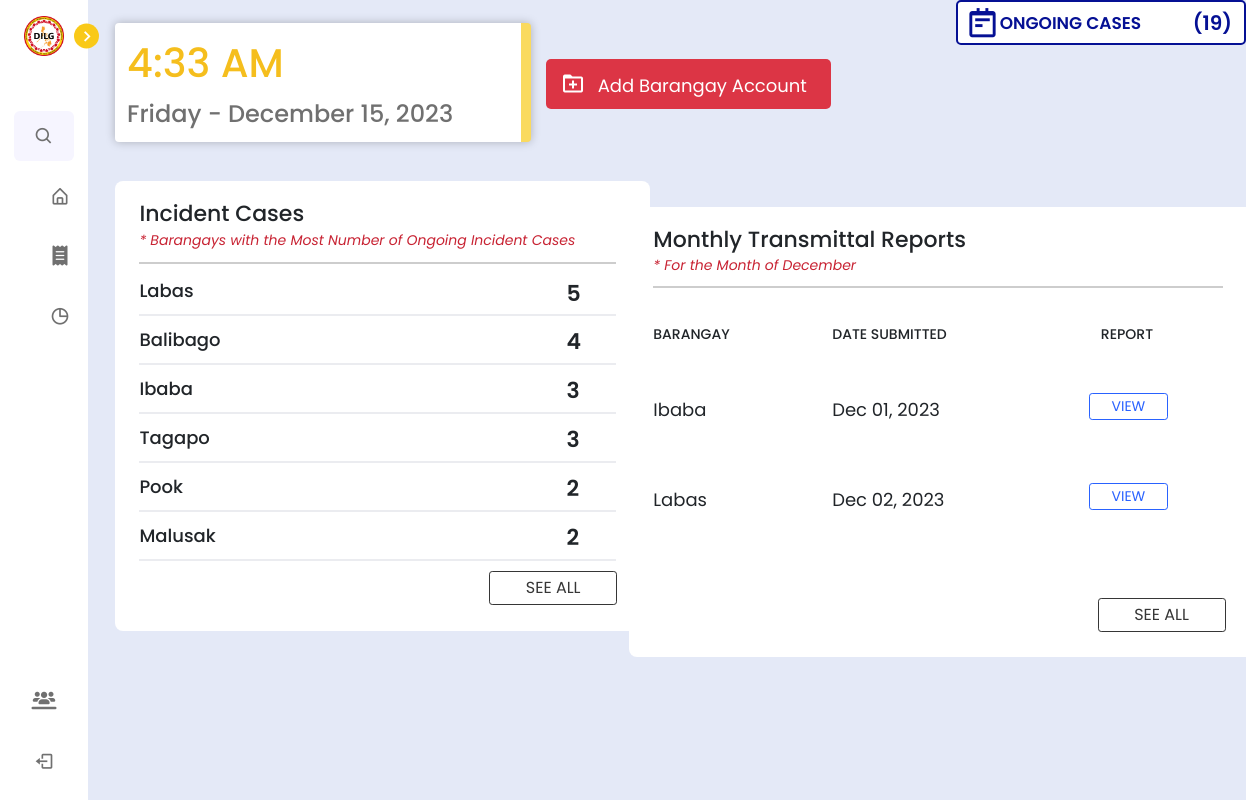
The app's page /dilg/home.php (signed in), older data.
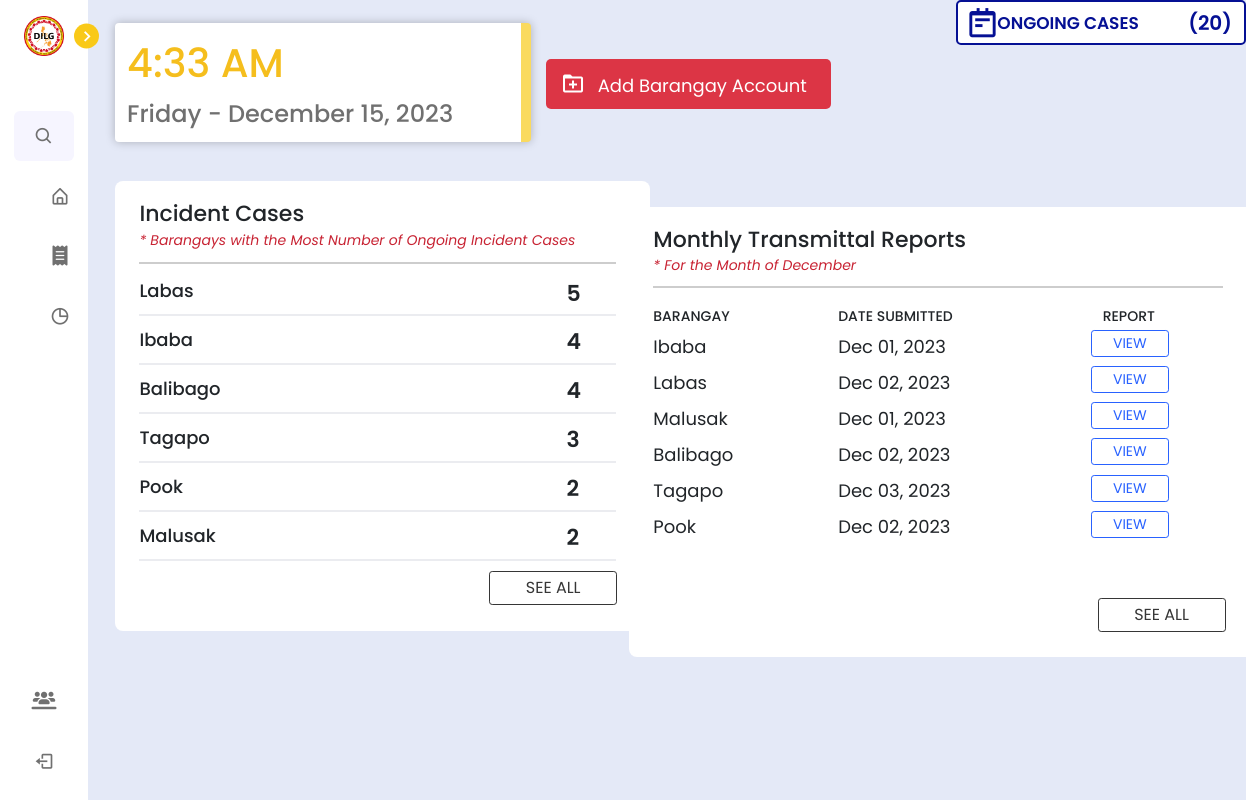
The same page, newer data.
### tables this page shows
CREATE TABLE `monthly_reports` (
  `monthlyReport_id` int(11) NOT NULL,
  `generate_report` varchar(50) DEFAULT NULL,
  `timestamp` timestamp NOT NULL DEFAULT current_timestamp(),
  `lupon_id` int(11) NOT NULL,
  `submitter_first_name` varchar(50) NOT NULL,
  `submitter_last_name` varchar(50) NOT NULL,
  `pb_id` int(11) NOT NULL
);

CREATE TABLE `pb_accounts` (
  `pb_id` int(11) NOT NULL,
  `account_id` int(11) NOT NULL,
  `barangay` varchar(255) NOT NULL,
  `barangay_captain` varchar(255) DEFAULT NULL,
  `email_address` varchar(255) NOT NULL,
  `password` varchar(255) NOT NULL,
  `signature_image` mediumblob DEFAULT NULL,
  `created_at` timestamp NOT NULL DEFAULT current_timestamp(),
  `account_status` varchar(50) DEFAULT 'active',
  `login_attempts` int(11) NOT NULL DEFAULT 0,
  `last_failed_attempt` datetime DEFAULT NULL
);

### dilg/home.php (the view, shortened to what this page needs)
<?php
include '../config.php';
$currentMonth = date("F");
?>
<!DOCTYPE html>
<html lang="en">
<head>
    <link href='https://unpkg.com/boxicons@2.1.1/css/boxicons.min.css' rel='stylesheet'>
    <link rel="stylesheet" href="https://cdnjs.cloudflare.com/ajax/libs/font-awesome/6.4.2/css/all.min.css" />
    <link rel="stylesheet" href="../node_modules/bootstrap/dist/css/bootstrap.min.css">
    <link rel="stylesheet" href="../css/dilg.css">
</head>
<body>
    <nav class="sidebar close">
        <header>
            <div class="image-text">
                <span class="image">
                    <img src="../images/logo.png">
                </span>
            </div>
            <i class='bx bx-chevron-right toggle'></i>
        </header>
        <div class="menu-bar">
            <div class="menu">
            <li class="search-box">
                <i class='bx bx-search icon'></i>
            </li>
                    <li class="nav-link">
                        <a href="home.php">
                            <i class='bx bx-home-alt icon' ></i>
                        </a>
                    </li>
                    <li class="nav-link">
                        <a href="transmittal_reports.php">
                        <i class="fa-solid fa-receipt icon"></i>
                        </a>
                    </li>
                    <li class="nav-link">
                        <a href="analytics.php">
                            <i class='bx bx-pie-chart-alt icon' ></i>
                        </a>
                    </li>
            </div>
            <div class="bottom-content">
            <li class="">
                <a href="manage_accounts.php">
                <i class="fa-solid fa-users-line icon"></i>
                    </a>
                </li>
                <li class="">
                    <a href="../logout.php">
                        <i class='bx bx-log-out icon' ></i>
                    </a>
                </li>
            </div>
        </div>
    </nav>
    <section class="home" style="margin-top: -1%;">
        <div class="datetime-container" style="display: flex;">
        <div class="datetime mb-3" style="width: 26rem;">
                <div class="time" id="time"></div>
                <div class="date" style="font-size: 24px; width: 24rem;"></div>
            </div>
            <a href="add-barangay-account.php" style="text-decoration: none; margin-left: 1%;"><div class="add-account" style="display: flex; margin-top: 25%;">
                <i class='bx bx-folder-plus'></i>
                <p>Add Barangay Account</p>
            </div></a>
            <?php
$query = "SELECT COUNT(*) AS total_ongoing_cases
FROM `incident_report` AS ir
WHERE NOT EXISTS (
    SELECT 1
    FROM `amicable_settlement` AS amicable
    WHERE ir.incident_case_number = amicable.incident_case_number
)";
        $result = mysqli_query($conn, $query);
        if ($result) {
            $row = mysqli_fetch_assoc($result);
            $totalOngoingCases = $row['total_ongoing_cases'];
        } else {
            $totalOngoingCases = 0;
        }
        ?>
<div class="lupon-online-box">
                    <div class="online" style="display: flex; margin-top: -5px;">
                    <i class='bx bx-notepad' style="font-size: 35px; font-weight: 500; margin-top: -4px; margin-left: -5px;"></i>
                    <p style="margin-top: 1.5px; margin-left: -30px; width: 17rem;">ONGOING CASES</p>
                    <p style="margin-left: 22px; margin-top: -1px; font-weight: 600; font-size: 20px;">(<?php echo $totalOngoingCases ?>)</p>
                    </div>
                </div>
        </div>
        <div class="home-container" style="display: flex;">
        <div class="incident-case-table" style="display: flex; height: 450px; width: 535px;">
    <div class="head-text">
        <p class="incident-case" style="font-size: 22px;">Incident Cases</p>
        <p class="notice-records">* Barangays with the Most Number of Ongoing Incident Cases</p>
        <div class="table-container" style="max-height: 370px; overflow-y: hidden; margin-top: -6%;">
            <hr style="border: 1px solid #3d3d3d; margin: 3px 0; width: 90%; margin-top: 5%">
            <table class="incident-table" style="width: 530px; margin-top: 0.5%;">
            <?php
       $select = mysqli_query($conn, "
       SELECT pb.barangay AS barangay, COUNT(ir.incident_case_number) AS total_cases
       FROM `incident_report` AS ir
       INNER JOIN `lupon_accounts` AS la ON ir.lupon_id = la.lupon_id
       INNER JOIN `pb_accounts` AS pb ON la.pb_id = pb.pb_id
       LEFT JOIN `amicable_settlement` AS amicable ON ir.incident_case_number = amicable.incident_case_number
       WHERE amicable.hearing_id IS NULL
       GROUP BY pb.barangay
       ORDER BY total_cases DESC
   ") or die('query failed');
        while ($row = mysqli_fetch_assoc($select)) {
            echo "<tr>";
            echo "<td style='font-size: 18px; font-weight: 500; border-bottom: 2px solid #ebecf0; padding-bottom: 10px; width: 90%; padding-top: 10px;'>" . $row['barangay'] . "</td>";
            echo "<td style='position: fixed; margin-left: -4%; font-size: 22px; font-weight: 600; padding-top: 10px;'>" . $row['total_cases'] . "</td>";
            echo "</tr>";
        }
        ?>
            </table>
            <a href="analytics.php" style="text-decoration: none;">
        <span class="seeall" style="margin-left: 66%;">See All</span></a>
        </div>
        </div>
    </div>
</div>
<?php
$queryMonthlyReports = "SELECT pb.pb_id, pb.barangay AS barangay,
mr.timestamp AS date_submitted,
mr.generate_report AS report
FROM `monthly_reports` AS mr
INNER JOIN `pb_accounts` AS pb ON mr.pb_id = pb.pb_id
WHERE MONTH(mr.timestamp) = MONTH(CURRENT_DATE())
AND YEAR(mr.timestamp) = YEAR(CURRENT_DATE())
LIMIT 6";
$resultMonthlyReports = mysqli_query($conn, $queryMonthlyReports);
?>
<div class="incident-case-table-1">
    <div class="head-text">
        <p class="incident-case" style="font-size: 22px;">Monthly Transmittal Reports</p>
        <p class="notice-records">* For the Month of <em><?php echo $currentMonth; ?></em></p>
        <div class="table-container" style="height: 800px;">
            <hr style="border: 1px solid #3d3d3d; margin: 10px 0; width: 100%; margin-top: 5%">
            <table class="incident-table" style="width: 570px; height: 240px; margin-top: 3%;">
                <?php
                if (mysqli_num_rows($resultMonthlyReports) > 0) {
                    echo "<tr>";
                        echo "<th style='font-weight: 500; font-size: 14px; text-transform: uppercase;'>Barangay</th>";
                        echo "<th style='font-weight: 500; font-size: 14px; text-transform: uppercase;'>Date Submitted</th>";
                        echo "<th style='font-weight: 500; font-size: 14px; text-transform: uppercase;'>Report</th>";
                        echo "</tr>";
                        echo "<tr>";
                        while ($row = mysqli_fetch_assoc($resultMonthlyReports)) {
                            echo "<td style='font-size: 18px; margin-top: 20px;'>" . $row['barangay'] . "</td>";
                            echo "<td style='font-size: 18px;'>" . date('M d, Y', strtotime($row['date_submitted'])) . "</td>";
                            $pb_id = isset($row['pb_id']) ? $row['pb_id'] : '';
                            echo '<td style="font-size: 14px;"><a href="../tcpdf/monthly_report.php?pb_id=' . $pb_id . '" style="text-decoration: none;"><span class="summon-record">View</span></a></td>';
                            echo "</tr>";
                        }
                }
                ?>
            </table>
        </div>
        <a href="transmittal_reports.php" style="text-decoration: none;">
            <span class="seeall" style="margin-top: 10%;">See All</span></a>
    </div>
</div>
    </section>
</body>
</html>

### css/dilg.css (style rules this page uses)
* { margin: 0; padding: 0; box-sizing: border-box; font-family: 'Poppins', sans-serif; }
:root { --body-color: #E4E9F7; --sidebar-color: #FFF; --primary-color: #F9C918; --primary-color-light: #F6F5FF; --toggle-color: #DDD; --text-color: #707070; --tran-03: all 0.2s ease; --tran-03: all 0.3s ease; --tran-04: all 0.3s ease; --tran-05: all 0.3s ease; }
body { min-height: 100vh; background-color: var(--body-color); transition: var(--tran-05); overflow-x: hidden; overflow-y: hidden; }
.sidebar { position: fixed; top: 0; left: 0; height: 100%; width: 250px; padding: 10px 14px; background: var(--sidebar-color); transition: var(--tran-05); z-index: 100; }
.sidebar.close { width: 88px; }
.sidebar li { height: 50px; list-style: none; display: flex; align-items: center; margin-top: 10px; }
.sidebar header .image, .sidebar .icon { min-width: 60px; border-radius: 6px; }
.sidebar .icon { min-width: 60px; border-radius: 6px; height: 100%; display: flex; align-items: center; justify-content: center; font-size: 20px; }
.sidebar .text, .sidebar .icon { color: var(--text-color); transition: var(--tran-03); }
.sidebar header { position: relative; }
.sidebar header .image-text { display: flex; align-items: center; }
.sidebar header .image { display: flex; align-items: center; justify-content: center; }
.sidebar header .image img { width: 40px; border-radius: 6px; }
.sidebar header .toggle { position: absolute; top: 50%; right: -25px; transform: translateY(-50%) rotate(180deg); height: 25px; width: 25px; background-color: var(--primary-color); color: var(--sidebar-color); border-radius: 50%; display: flex; align-items: center; justify-content: center; font-size: 22px; cursor: pointer; transition: var(--tran-05); }
.sidebar.close .toggle { transform: translateY(-50%) rotate(0deg); }
.sidebar .menu { margin-top: 40px; }
.sidebar li.search-box { border-radius: 6px; background-color: var(--primary-color-light); cursor: pointer; transition: var(--tran-05); }
.sidebar li a { list-style: none; height: 100%; background-color: transparent; display: flex; align-items: center; height: 100%; width: 100%; border-radius: 6px; text-decoration: none; transition: var(--tran-03); }
.sidebar .menu-bar { height: calc(100% - 55px); display: flex; flex-direction: column; justify-content: space-between; overflow-y: scroll; }
.home { position: absolute; top: 0; top: 0; left: 250px; margin-left: 3%; margin-top: 3%; height: 100vh; width: calc(100% - 250px); background-color: var(--body-color); transition: var(--tran-05); }
.sidebar.close ~ .home { left: 78px; height: 100vh; width: calc(100% - 78px); }
.home .datetime { font-size: 16px; width: 20rem; padding: 10px; padding-left: 1%; margin-top: 3%; background: #fff; box-shadow: 0 0 10px rgba(0, 0, 0, 0.25); border-radius: 4px; font-weight: 500; border-right: 10px #FADA5F solid; font-family: 'Oswald', sans-serif; }
.home .datetime .time { font-size: 40px; width: 20rem; color: #F5BE1D; }
.home .datetime .date { margin-top: 3px; font-size: 28px; width: 20rem; color: var(--text-color); }
.add-account { display: flex; align-items: left; justify-content: left; width: 285px; height: 50px; padding: 13px 15px; margin-top: 60px; margin-left: 1%; background-color: #dc3545; border-radius: 5px; cursor: pointer; }
.add-account i { font-size: 24px; color: white; }
.add-account p { font-size: 18px; color: white; margin-left: 5%; width: 17rem; }

Row changes from the older to the newer data that the page shows:
added monthly_reports: pb.barangay "Malusak", timestamp "Dec 01, 2023"
added monthly_reports: pb.barangay "Balibago", timestamp "Dec 02, 2023"
added monthly_reports: pb.barangay "Tagapo", timestamp "Dec 03, 2023"
added monthly_reports: pb.barangay "Pook", timestamp "Dec 02, 2023"
Text that changed along with them:
$totalOngoingCases: "19" → "20"
new list line: "Ibaba 4"
list line gone: "Ibaba 3"
